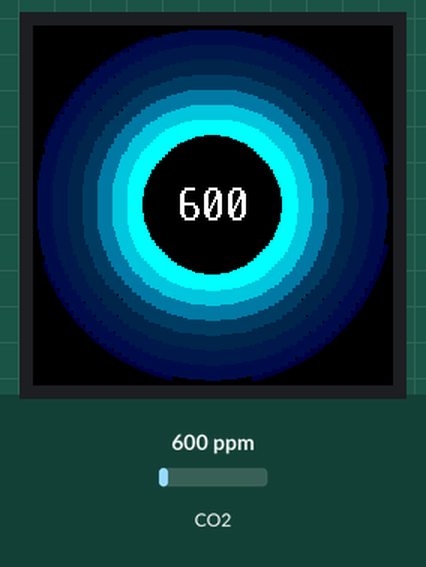
This program was run on a simulated Raspberry Pi Pico running MicroPython. Shown: 240×240 colour display. The test bench sets the inputs (shaded band); at power-on: CO2 600 ppm. Library files of the repository ran but are not shown: gc9a01py.py, vga1_16x32.py; what the program prints to the serial console is not drawn.

Above: at 1.6 s.
1.7 s: CO2 set to 2948 ppm
At 2.22 s:
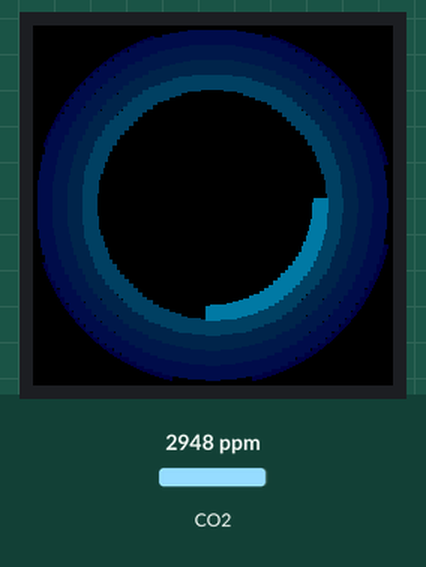
At 3.8 s:
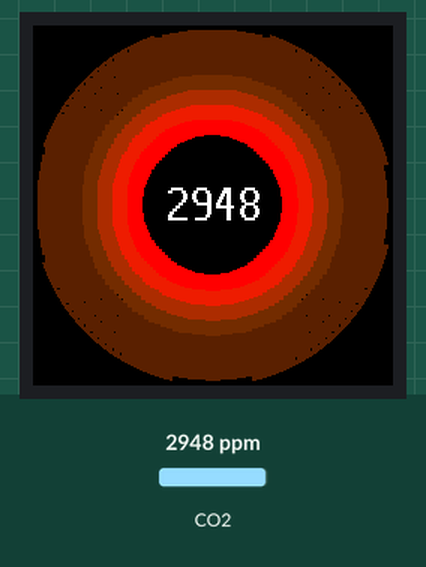
5.4 s: CO2 set to 452 ppm
At 7.4 s:
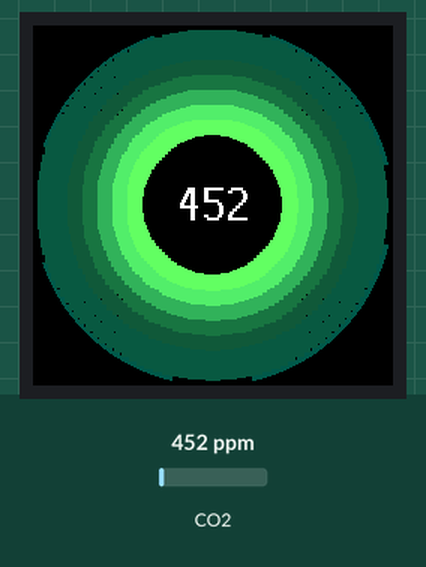
Timing chart, 0 to 8.9 s (numbered marks = the images above; inputs shaded):
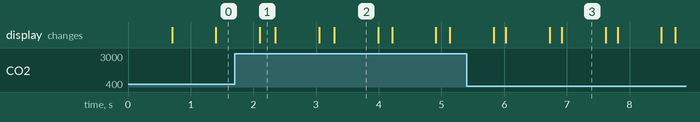

Measured:
- after the input at 1.7 s, the display: first differs from a run without the input after 1.3 s (image 2 shows a later state)
- after the input at 5.4 s, the display: first differs from a run without the input after 1.3 s (image 3 shows a later state)
- what the display in image 2 shows lasts 0.7 s, from 3.3 s to 4.0 s

The program:

new_circles3.py
```python
import time
import math
import random
import gc
from machine import Pin, SPI, UART
import gc9a01py
from fonts.romfonts import vga1_16x32 as font

# -----------------------
# LCD setup (Identique)
# -----------------------
spi = SPI(1, baudrate=40000000, polarity=1, phase=1)
dc = Pin(8, Pin.OUT)
cs = Pin(9, Pin.OUT)
rst = Pin(12, Pin.OUT)
bl = Pin(13, Pin.OUT)
bl.on()
lcd = gc9a01py.GC9A01(spi, dc=dc, cs=cs, reset=rst)

# -----------------------
# CO2 sensor
# -----------------------
uart = UART(0, baudrate=9600, tx=Pin(0), rx=Pin(1))
cmd = b"\xFF\x01\x86\x00\x00\x00\x00\x00\x79"

# Variable pour la persistance de la valeur lue
last_co2_value = 400

def read_mhz19():
    global last_co2_value
    uart.write(cmd)
    time.sleep(0.05)

    if uart.any() >= 9:
        d = uart.read(9)
        if d and len(d) == 9 and d[0] == 0xFF and d[1] == 0x86:
            co2 = d[2]*256 + d[3]
            if co2 > 300:
                last_co2_value = co2
                return co2

    return last_co2_value

# -----------------------
# Couleurs et Interpolation (Identique)
# -----------------------
def rgb(r,g,b):
    return gc9a01py.color565(int(r), int(g), int(b))

TRANSITION_COLORS = {
    "VERY_GOOD": ((100, 255, 100), (0, 255, 255)),
    "GOOD": ((0, 255, 255), (0, 0, 200)),
    "MEDIUM": ((0, 0, 200), (255, 0, 255)),
    "BAD": ((255, 0, 0), (255, 100, 0))
}

def interp_color(c1,c2,t):
    return (
        int(c1[0]*(1-t)+c2[0]*t),
        int(c1[1]*(1-t)+c2[1]*t),
        int(c1[2]*(1-t)+c2[2]*t)
    )

# -----------------------
# Paramètres d'Animation
# -----------------------
cx, cy = 120, 120
text_radius = 42
RING_SPACING = 10
num_rings = 12
segments = 120
ANIM_SPEED = 0.02
WAVE_SPEED = 0.40
WAVE_LENGTH_FACTOR = 0.40
t_anim = 0
MAX_SCREEN_COORD = 239
RING_THICKNESS = 10
MIN_INTENSITY = 0.35

# Variable pour le lissage des anneaux actifs
smooth_active_rings = float(num_rings)
SMOOTHING_FACTOR = 0.1


# -----------------------
# Draw one ring (Simplifié)
# -----------------------
def draw_ring_optimized(lcd, ax, ay, radius, color_rgb, thickness, wave_alpha):
    """Dessine un anneau par segments/points, centré sur (ax, ay)."""

    alpha = wave_alpha

    if alpha < 0.001: return

    col_r = int(color_rgb[0] * alpha)
    col_g = int(color_rgb[1] * alpha)
    col_b = int(color_rgb[2] * alpha)
    col565 = rgb(col_r, col_g, col_b)

    for i in range(segments):

        angle = 2*math.pi*i/segments

        x0 = int(ax + radius * math.cos(angle))
        y0 = int(ay + radius * math.sin(angle))

        if 0 <= x0 < MAX_SCREEN_COORD and 0 <= y0 < MAX_SCREEN_COORD:
            lcd.fill_rect(x0 - thickness//2, y0 - thickness//2, thickness, thickness, col565)


# -----------------------
# MAIN LOOP
# -----------------------
while True:
    # LIGNE GLOBAL SUPPRIMÉE ICI POUR ÉVITER LE SYNTAXERROR
    t_anim += ANIM_SPEED

    co2_value = read_mhz19()

    # 1. DÉFINITION DE LA CIBLE D'ANNEAUX
    if co2_value < 600:
        color_set = TRANSITION_COLORS["VERY_GOOD"]; target_active_rings = 10
    elif co2_value < 800:
        color_set = TRANSITION_COLORS["GOOD"]; target_active_rings = 8
    elif co2_value < 1200:
        color_set = TRANSITION_COLORS["MEDIUM"]; target_active_rings = 6
    else:
        color_set = TRANSITION_COLORS["BAD"]; target_active_rings = 4

    color_start_rgb = color_set[0]
    color_end_rgb = color_set[1]

    # Lissage de la variable d'état: smooth_active_rings se rapproche de target_active_rings
    smooth_active_rings += (target_active_rings - smooth_active_rings) * SMOOTHING_FACTOR

    # 2. EFFACEMENT DE L'ÉCRAN
    lcd.fill_rect(0, 0, 240, 240, gc9a01py.BLACK)

    # 3. CALCUL DU CENTRE (Centré fixe)
    ax = cx
    ay = cy

    # 4. DESSIN : Flux Sortant Corrigé
    for r in range(num_rings - 1, -1, -1):

        # 4a. Calcul de l'onde (FLUX SORTANT : t_anim - r)
        wave_phase = (t_anim * WAVE_SPEED) - (r * WAVE_LENGTH_FACTOR)
        wave_opacite = math.cos(wave_phase)
        wave_alpha_peak = max(0.0, wave_opacite) ** 2

        # Calcul de l'activation basée sur le lissage
        current_activation = max(0.0, min(1.0, smooth_active_rings - r))

        # Alpha final = Intensité de base + Pic de l'onde
        wave_alpha = MIN_INTENSITY * current_activation + (1.0 - MIN_INTENSITY) * wave_alpha_peak * current_activation

        if wave_alpha < 0.001: continue

        # 4b. Dégradé Radial
        if target_active_rings > 1: t_interp = r / (target_active_rings - 1)
        else: t_interp = 0
        t_interp = max(0.0, min(1.0, t_interp))

        radial_color_rgb = interp_color(color_start_rgb, color_end_rgb, t_interp)
        final_color_rgb = radial_color_rgb

        base_radius = text_radius + r * RING_SPACING

        # Dessin de l'anneau avec le facteur d'onde appliqué (wave_alpha)
        draw_ring_optimized(lcd, ax, ay, base_radius + RING_SPACING, final_color_rgb, RING_THICKNESS, wave_alpha)


    # 5. AFFICHAGE DE LA VALEUR CO2
    lcd.text(font, str(co2_value), cx - (len(str(co2_value))*8), cy - 16, rgb(255, 255, 255))

    # 6. Affichage terminal
    print(f"CO2 = {co2_value} ppm. Lissage: {smooth_active_rings:.2f} anneaux actifs.")

    time.sleep(0.05)
```
